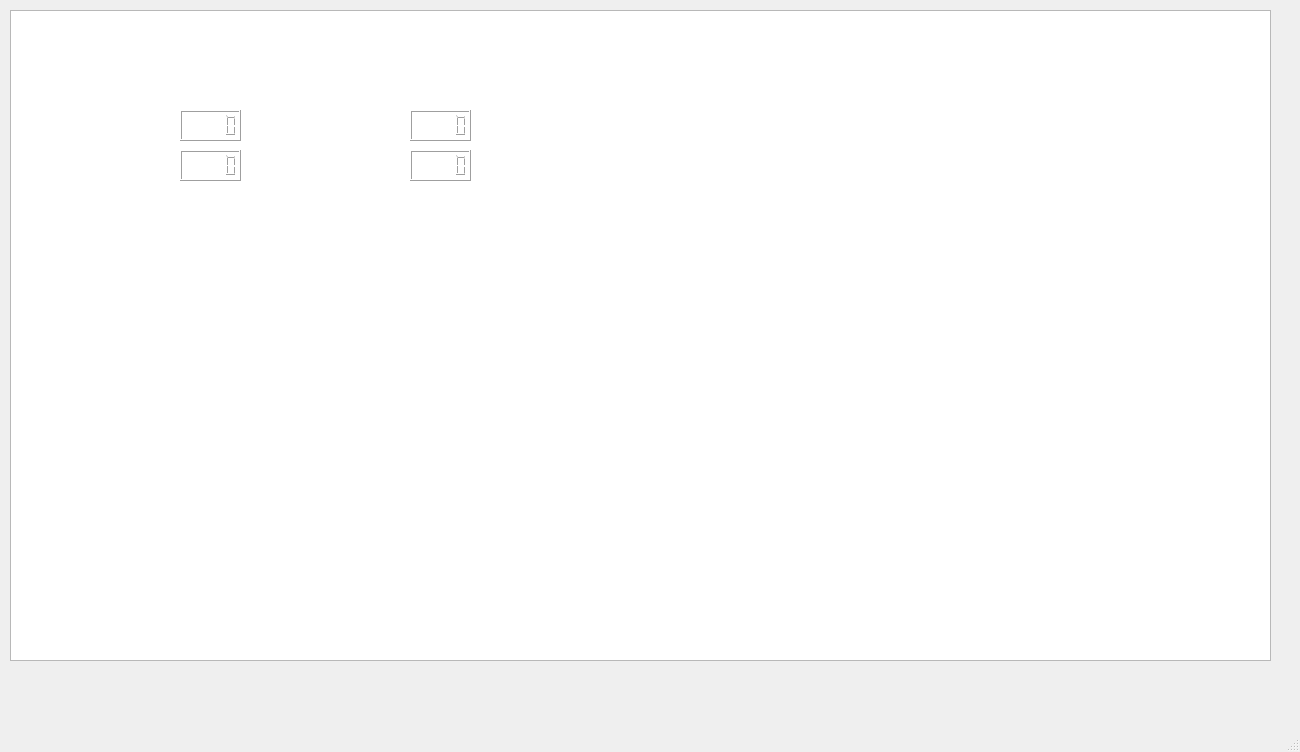
<?xml version="1.0" encoding="UTF-8"?>
<ui version="4.0">
 <class>level2multiplayer</class>
 <widget class="QMainWindow" name="level2multiplayer">
  <property name="geometry">
   <rect>
    <x>0</x>
    <y>0</y>
    <width>1300</width>
    <height>752</height>
   </rect>
  </property>
  <property name="windowTitle">
   <string>MainWindow</string>
  </property>
  <widget class="QWidget" name="centralwidget">
   <widget class="QLabel" name="label">
    <property name="geometry">
     <rect>
      <x>10</x>
      <y>10</y>
      <width>1271</width>
      <height>661</height>
     </rect>
    </property>
    <property name="text">
     <string>TextLabel</string>
    </property>
   </widget>
   <widget class="QLCDNumber" name="lcd_sc1">
    <property name="geometry">
     <rect>
      <x>180</x>
      <y>110</y>
      <width>61</width>
      <height>31</height>
     </rect>
    </property>
   </widget>
   <widget class="QLCDNumber" name="lcd_hl1">
    <property name="geometry">
     <rect>
      <x>180</x>
      <y>150</y>
      <width>61</width>
      <height>31</height>
     </rect>
    </property>
   </widget>
   <widget class="QLCDNumber" name="lcd_sc2">
    <property name="geometry">
     <rect>
      <x>410</x>
      <y>110</y>
      <width>61</width>
      <height>31</height>
     </rect>
    </property>
   </widget>
   <widget class="QLCDNumber" name="lcd_hl2">
    <property name="geometry">
     <rect>
      <x>410</x>
      <y>150</y>
      <width>61</width>
      <height>31</height>
     </rect>
    </property>
   </widget>
   <widget class="QLabel" name="label_2">
    <property name="geometry">
     <rect>
      <x>80</x>
      <y>110</y>
      <width>91</width>
      <height>31</height>
     </rect>
    </property>
    <property name="text">
     <string>&lt;html&gt;&lt;head/&gt;&lt;body&gt;&lt;p&gt;&lt;span style=&quot; font-size:16pt; font-weight:600; color:#ffffff;&quot;&gt;SCORE:&lt;/span&gt;&lt;/p&gt;&lt;/body&gt;&lt;/html&gt;</string>
    </property>
   </widget>
   <widget class="QLabel" name="label_3">
    <property name="geometry">
     <rect>
      <x>80</x>
      <y>150</y>
      <width>91</width>
      <height>31</height>
     </rect>
    </property>
    <property name="text">
     <string>&lt;html&gt;&lt;head/&gt;&lt;body&gt;&lt;p&gt;&lt;span style=&quot; font-size:16pt; font-weight:600; color:#ffffff;&quot;&gt;HEALTH:&lt;/span&gt;&lt;/p&gt;&lt;/body&gt;&lt;/html&gt;</string>
    </property>
   </widget>
   <widget class="QLabel" name="label_4">
    <property name="geometry">
     <rect>
      <x>310</x>
      <y>110</y>
      <width>91</width>
      <height>31</height>
     </rect>
    </property>
    <property name="text">
     <string>&lt;html&gt;&lt;head/&gt;&lt;body&gt;&lt;p&gt;&lt;span style=&quot; font-size:16pt; font-weight:600; color:#ffffff;&quot;&gt;SCORE:&lt;/span&gt;&lt;/p&gt;&lt;/body&gt;&lt;/html&gt;</string>
    </property>
   </widget>
   <widget class="QLabel" name="label_5">
    <property name="geometry">
     <rect>
      <x>310</x>
      <y>150</y>
      <width>91</width>
      <height>31</height>
     </rect>
    </property>
    <property name="text">
     <string>&lt;html&gt;&lt;head/&gt;&lt;body&gt;&lt;p&gt;&lt;span style=&quot; font-size:16pt; font-weight:600; color:#ffffff;&quot;&gt;HEALTH:&lt;/span&gt;&lt;/p&gt;&lt;/body&gt;&lt;/html&gt;</string>
    </property>
   </widget>
   <widget class="QLabel" name="label_6">
    <property name="geometry">
     <rect>
      <x>80</x>
      <y>60</y>
      <width>111</width>
      <height>31</height>
     </rect>
    </property>
    <property name="text">
     <string>&lt;html&gt;&lt;head/&gt;&lt;body&gt;&lt;p&gt;&lt;span style=&quot; font-size:18pt; font-weight:600; color:#ffffff;&quot;&gt;PLAYER 1&lt;/span&gt;&lt;/p&gt;&lt;/body&gt;&lt;/html&gt;</string>
    </property>
   </widget>
   <widget class="QLabel" name="label_7">
    <property name="geometry">
     <rect>
      <x>310</x>
      <y>60</y>
      <width>111</width>
      <height>31</height>
     </rect>
    </property>
    <property name="text">
     <string>&lt;html&gt;&lt;head/&gt;&lt;body&gt;&lt;p&gt;&lt;span style=&quot; font-size:18pt; font-weight:600; color:#ffffff;&quot;&gt;PLAYER 2&lt;/span&gt;&lt;/p&gt;&lt;/body&gt;&lt;/html&gt;</string>
    </property>
   </widget>
   <widget class="QGraphicsView" name="graphicsView">
    <property name="geometry">
     <rect>
      <x>10</x>
      <y>10</y>
      <width>1261</width>
      <height>651</height>
     </rect>
    </property>
   </widget>
   <zorder>label</zorder>
   <zorder>graphicsView</zorder>
   <zorder>lcd_sc1</zorder>
   <zorder>lcd_hl1</zorder>
   <zorder>lcd_sc2</zorder>
   <zorder>lcd_hl2</zorder>
   <zorder>label_2</zorder>
   <zorder>label_3</zorder>
   <zorder>label_4</zorder>
   <zorder>label_5</zorder>
   <zorder>label_6</zorder>
   <zorder>label_7</zorder>
  </widget>
  <widget class="QMenuBar" name="menubar">
   <property name="geometry">
    <rect>
     <x>0</x>
     <y>0</y>
     <width>1300</width>
     <height>22</height>
    </rect>
   </property>
  </widget>
  <widget class="QStatusBar" name="statusbar"/>
 </widget>
 <resources/>
 <connections/>
</ui>
